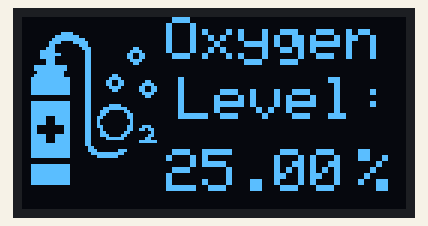
The sketch below on a simulated Arduino Uno, built with avr-gcc and run on an emulated ATmega328P. Shown: 128×64 one-colour display.

Above: at 0.2 s.

The sketch:

oxygenOled.ino
```cpp
#include <SPI.h>
#include <Wire.h>
#include <Adafruit_GFX.h>
#include <Adafruit_SSD1306.h>

#define SCREEN_WIDTH 128 // OLED display width, in pixels
#define SCREEN_HEIGHT 64 // OLED display height, in pixels

// Declaration for SSD1306 display connected using I2C
#define OLED_RESET     -1 // Reset pin # (or -1 if sharing Arduino reset pin)
#define SCREEN_ADDRESS 0x3C
Adafruit_SSD1306 display(SCREEN_WIDTH, SCREEN_HEIGHT, &Wire, OLED_RESET);

// Declaration for SSD1306 display connected using software SPI:
//#define OLED_MOSI   9
//#define OLED_CLK   10
//#define OLED_DC    11
//#define OLED_CS    12
//#define OLED_RESET 13
//Adafruit_SSD1306 display(SCREEN_WIDTH, SCREEN_HEIGHT, OLED_MOSI, OLED_CLK, OLED_DC, OLED_RESET, OLED_CS);

// 'Oxygen', 128x64px
const unsigned char Oxygen [] PROGMEM = {
	0x00, 0x00, 0x00, 0x00, 0x00, 0x00, 0x00, 0x00, 0x00, 0x00, 0x00, 0x00, 0x00, 0x00, 0x00, 0x00,
	0x00, 0x00, 0x00, 0x00, 0x00, 0x00, 0x00, 0x00, 0x00, 0x00, 0x00, 0x00, 0x00, 0x00, 0x00, 0x00,
	0x00, 0x00, 0x00, 0x00, 0x00, 0x00, 0x00, 0x00, 0x00, 0x00, 0x00, 0x00, 0x00, 0x00, 0x00, 0x00,
	0x00, 0x00, 0x00, 0x00, 0x00, 0x00, 0x00, 0x00, 0x00, 0x00, 0x00, 0x00, 0x00, 0x00, 0x00, 0x00,
	0x00, 0x00, 0x00, 0x00, 0x00, 0x00, 0x00, 0x00, 0x00, 0x00, 0x00, 0x00, 0x00, 0x00, 0x00, 0x00,
	0x00, 0x07, 0x80, 0x00, 0x00, 0x00, 0x00, 0x00, 0x00, 0x00, 0x00, 0x00, 0x00, 0x00, 0x00, 0x00,
	0x00, 0x1f, 0xe0, 0x00, 0x00, 0x00, 0x00, 0x00, 0x00, 0x00, 0x00, 0x00, 0x00, 0x00, 0x00, 0x00,
	0x00, 0x3f, 0xf8, 0x00, 0x00, 0x00, 0x00, 0x00, 0x00, 0x00, 0x00, 0x00, 0x00, 0x00, 0x00, 0x00,
	0x00, 0x78, 0x7c, 0x00, 0x00, 0x00, 0x00, 0x00, 0x00, 0x00, 0x00, 0x00, 0x00, 0x00, 0x00, 0x00,
	0x00, 0x60, 0x1c, 0x00, 0x00, 0x00, 0x00, 0x00, 0x00, 0x00, 0x00, 0x00, 0x00, 0x00, 0x00, 0x00,
	0x00, 0xe0, 0x0e, 0x00, 0x06, 0x00, 0x00, 0x00, 0x00, 0x00, 0x00, 0x00, 0x00, 0x00, 0x00, 0x00,
	0x03, 0xe0, 0x06, 0x00, 0x0f, 0x00, 0x00, 0x00, 0x00, 0x00, 0x00, 0x00, 0x00, 0x00, 0x00, 0x00,
	0x03, 0xf8, 0x06, 0x00, 0x19, 0x80, 0x00, 0x00, 0x00, 0x00, 0x00, 0x00, 0x00, 0x00, 0x00, 0x00,
	0x03, 0xe0, 0x06, 0x00, 0x19, 0x80, 0x00, 0x00, 0x00, 0x00, 0x00, 0x00, 0x00, 0x00, 0x00, 0x00,
	0x00, 0xe0, 0x06, 0x00, 0x0f, 0x00, 0x00, 0x00, 0x00, 0x00, 0x00, 0x00, 0x00, 0x00, 0x00, 0x00,
	0x00, 0xe0, 0x06, 0x00, 0x06, 0x00, 0x00, 0x00, 0x00, 0x00, 0x00, 0x00, 0x00, 0x00, 0x00, 0x00,
	0x0f, 0xfe, 0x06, 0x00, 0x00, 0x00, 0x00, 0x00, 0x00, 0x00, 0x00, 0x00, 0x00, 0x00, 0x00, 0x00,
	0x0f, 0xfe, 0x06, 0x00, 0x00, 0x00, 0x00, 0x00, 0x00, 0x00, 0x00, 0x00, 0x00, 0x00, 0x00, 0x00,
	0x07, 0xfc, 0x06, 0x00, 0x00, 0x00, 0x00, 0x00, 0x00, 0x00, 0x00, 0x00, 0x00, 0x00, 0x00, 0x00,
	0x0f, 0xfc, 0x06, 0x03, 0x00, 0x00, 0x00, 0x00, 0x00, 0x00, 0x00, 0x00, 0x00, 0x00, 0x00, 0x00,
	0x1f, 0xff, 0x06, 0x07, 0x80, 0x00, 0x00, 0x00, 0x00, 0x00, 0x00, 0x00, 0x00, 0x00, 0x00, 0x00,
	0x1f, 0xff, 0x06, 0x0c, 0xc0, 0x60, 0x00, 0x00, 0x00, 0x00, 0x00, 0x00, 0x00, 0x00, 0x00, 0x00,
	0x1f, 0xff, 0x06, 0x0c, 0xc0, 0xf0, 0x00, 0x00, 0x00, 0x00, 0x00, 0x00, 0x00, 0x00, 0x00, 0x00,
	0x1f, 0xff, 0x06, 0x07, 0x81, 0x98, 0x00, 0x00, 0x00, 0x00, 0x00, 0x00, 0x00, 0x00, 0x00, 0x00,
	0x1f, 0xff, 0x06, 0x03, 0x01, 0x98, 0x00, 0x00, 0x00, 0x00, 0x00, 0x00, 0x00, 0x00, 0x00, 0x00,
	0x1f, 0xff, 0x06, 0x00, 0x00, 0xf0, 0x00, 0x00, 0x00, 0x00, 0x00, 0x00, 0x00, 0x00, 0x00, 0x00,
	0x00, 0x00, 0x06, 0x00, 0x00, 0x60, 0x00, 0x00, 0x00, 0x00, 0x00, 0x00, 0x00, 0x00, 0x00, 0x00,
	0x00, 0x00, 0x06, 0x00, 0x00, 0x00, 0x00, 0x00, 0x00, 0x00, 0x00, 0x00, 0x00, 0x00, 0x00, 0x00,
	0x1f, 0xff, 0x06, 0x00, 0x00, 0x00, 0x00, 0x00, 0x00, 0x00, 0x00, 0x00, 0x00, 0x00, 0x00, 0x00,
	0x1f, 0xff, 0x06, 0x07, 0x80, 0x00, 0x00, 0x00, 0x00, 0x00, 0x00, 0x00, 0x00, 0x00, 0x00, 0x00,
	0x1f, 0xff, 0x06, 0x1f, 0xe0, 0x00, 0x00, 0x00, 0x00, 0x00, 0x00, 0x00, 0x00, 0x00, 0x00, 0x00,
	0x1f, 0xff, 0x06, 0x38, 0x30, 0x00, 0x00, 0x00, 0x00, 0x00, 0x00, 0x00, 0x00, 0x00, 0x00, 0x00,
	0x1f, 0xff, 0x06, 0x30, 0x18, 0x00, 0x00, 0x00, 0x00, 0x00, 0x00, 0x00, 0x00, 0x00, 0x00, 0x00,
	0x1f, 0x1f, 0x06, 0x60, 0x18, 0x00, 0x00, 0x00, 0x00, 0x00, 0x00, 0x00, 0x00, 0x00, 0x00, 0x00,
	0x1f, 0x1f, 0x06, 0x40, 0x08, 0x00, 0x00, 0x00, 0x00, 0x00, 0x00, 0x00, 0x00, 0x00, 0x00, 0x00,
	0x1f, 0x1f, 0x06, 0x40, 0x08, 0x00, 0x00, 0x00, 0x00, 0x00, 0x00, 0x00, 0x00, 0x00, 0x00, 0x00,
	0x18, 0x03, 0x06, 0x60, 0x18, 0xe0, 0x00, 0x00, 0x00, 0x00, 0x00, 0x00, 0x00, 0x00, 0x00, 0x00,
	0x18, 0x03, 0x06, 0x20, 0x19, 0xb0, 0x00, 0x00, 0x00, 0x00, 0x00, 0x00, 0x00, 0x00, 0x00, 0x00,
	0x18, 0x03, 0x06, 0x30, 0x30, 0x10, 0x00, 0x00, 0x00, 0x00, 0x00, 0x00, 0x00, 0x00, 0x00, 0x00,
	0x1f, 0x1f, 0x06, 0x38, 0x60, 0x30, 0x00, 0x00, 0x00, 0x00, 0x00, 0x00, 0x00, 0x00, 0x00, 0x00,
	0x1f, 0x1f, 0x06, 0x0f, 0xc0, 0x60, 0x00, 0x00, 0x00, 0x00, 0x00, 0x00, 0x00, 0x00, 0x00, 0x00,
	0x1f, 0x1f, 0x06, 0x00, 0x01, 0xf8, 0x00, 0x00, 0x00, 0x00, 0x00, 0x00, 0x00, 0x00, 0x00, 0x00,
	0x1f, 0xff, 0x06, 0x00, 0x00, 0x00, 0x00, 0x00, 0x00, 0x00, 0x00, 0x00, 0x00, 0x00, 0x00, 0x00,
	0x1f, 0xff, 0x03, 0x00, 0x00, 0x00, 0x00, 0x00, 0x00, 0x00, 0x00, 0x00, 0x00, 0x00, 0x00, 0x00,
	0x1f, 0xff, 0x03, 0x80, 0xe0, 0x00, 0x00, 0x00, 0x00, 0x00, 0x00, 0x00, 0x00, 0x00, 0x00, 0x00,
	0x1f, 0xff, 0x01, 0xff, 0xc0, 0x00, 0x00, 0x00, 0x00, 0x00, 0x00, 0x00, 0x00, 0x00, 0x00, 0x00,
	0x1f, 0xff, 0x00, 0x7f, 0x00, 0x00, 0x00, 0x00, 0x00, 0x00, 0x00, 0x00, 0x00, 0x00, 0x00, 0x00,
	0x00, 0x00, 0x00, 0x00, 0x00, 0x00, 0x00, 0x00, 0x00, 0x00, 0x00, 0x00, 0x00, 0x00, 0x00, 0x00,
	0x00, 0x00, 0x00, 0x00, 0x00, 0x00, 0x00, 0x00, 0x00, 0x00, 0x00, 0x00, 0x00, 0x00, 0x00, 0x00,
	0x1f, 0xff, 0x00, 0x00, 0x00, 0x00, 0x00, 0x00, 0x00, 0x00, 0x00, 0x00, 0x00, 0x00, 0x00, 0x00,
	0x1f, 0xff, 0x00, 0x00, 0x00, 0x00, 0x00, 0x00, 0x00, 0x00, 0x00, 0x00, 0x00, 0x00, 0x00, 0x00,
	0x1f, 0xff, 0x00, 0x00, 0x00, 0x00, 0x00, 0x00, 0x00, 0x00, 0x00, 0x00, 0x00, 0x00, 0x00, 0x00,
	0x1f, 0xff, 0x00, 0x00, 0x00, 0x00, 0x00, 0x00, 0x00, 0x00, 0x00, 0x00, 0x00, 0x00, 0x00, 0x00,
	0x1f, 0xff, 0x00, 0x00, 0x00, 0x00, 0x00, 0x00, 0x00, 0x00, 0x00, 0x00, 0x00, 0x00, 0x00, 0x00,
	0x1f, 0xff, 0x00, 0x00, 0x00, 0x00, 0x00, 0x00, 0x00, 0x00, 0x00, 0x00, 0x00, 0x00, 0x00, 0x00,
	0x1f, 0xff, 0x00, 0x00, 0x00, 0x00, 0x00, 0x00, 0x00, 0x00, 0x00, 0x00, 0x00, 0x00, 0x00, 0x00,
	0x00, 0x00, 0x00, 0x00, 0x00, 0x00, 0x00, 0x00, 0x00, 0x00, 0x00, 0x00, 0x00, 0x00, 0x00, 0x00,
	0x00, 0x00, 0x00, 0x00, 0x00, 0x00, 0x00, 0x00, 0x00, 0x00, 0x00, 0x00, 0x00, 0x00, 0x00, 0x00,
	0x00, 0x00, 0x00, 0x00, 0x00, 0x00, 0x00, 0x00, 0x00, 0x00, 0x00, 0x00, 0x00, 0x00, 0x00, 0x00,
	0x00, 0x00, 0x00, 0x00, 0x00, 0x00, 0x00, 0x00, 0x00, 0x00, 0x00, 0x00, 0x00, 0x00, 0x00, 0x00,
	0x00, 0x00, 0x00, 0x00, 0x00, 0x00, 0x00, 0x00, 0x00, 0x00, 0x00, 0x00, 0x00, 0x00, 0x00, 0x00,
	0x00, 0x00, 0x00, 0x00, 0x00, 0x00, 0x00, 0x00, 0x00, 0x00, 0x00, 0x00, 0x00, 0x00, 0x00, 0x00,
	0x00, 0x00, 0x00, 0x00, 0x00, 0x00, 0x00, 0x00, 0x00, 0x00, 0x00, 0x00, 0x00, 0x00, 0x00, 0x00,
	0x00, 0x00, 0x00, 0x00, 0x00, 0x00, 0x00, 0x00, 0x00, 0x00, 0x00, 0x00, 0x00, 0x00, 0x00, 0x00
};


void setup()
{
  // Serial.begin(9600);

  // initialize the OLED object
  if(!display.begin(SSD1306_SWITCHCAPVCC, SCREEN_ADDRESS)) {
    Serial.println(F("SSD1306 allocation failed"));
    for(;;); // Don't proceed, loop forever
  }

  display.clearDisplay();

}

void loop() {
  // Clear only the region where values are displayed
  display.fillRect(48, 36, 60, 60, BLACK);
  display.setTextSize(2);
  display.setCursor(48, 0);
  display.print("Oxygen");
  display.setCursor(52, 20);
  display.print("Level:");
  display.display();

  display.drawBitmap(0, 0,  Oxygen, 128, 64, WHITE);
  display.display();

  // Clear only the region where values are displayed
  display.fillRect(48, 36, 60, 60, BLACK);
  //delay(3000);
  //Sensor values
  display.setTextSize(2);
  display.setTextColor(WHITE);
  display.setCursor(48, 44);
  display.print("25.00");            //Oxygen sensor value
  display.setCursor(112, 44);
  display.print("%");

  display.display();

  delay(1000);

}
```

Measured:
- what the display in image 0 shows lasts 1.0 s, from 0.1 s to 1.1 s
